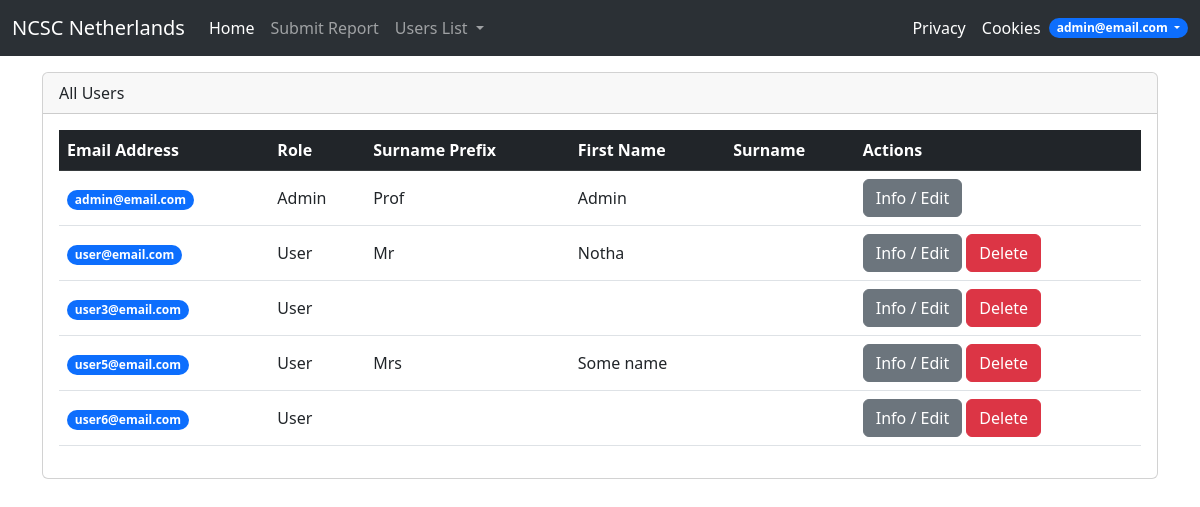
The app's page /listusers/1 (signed in), older data.
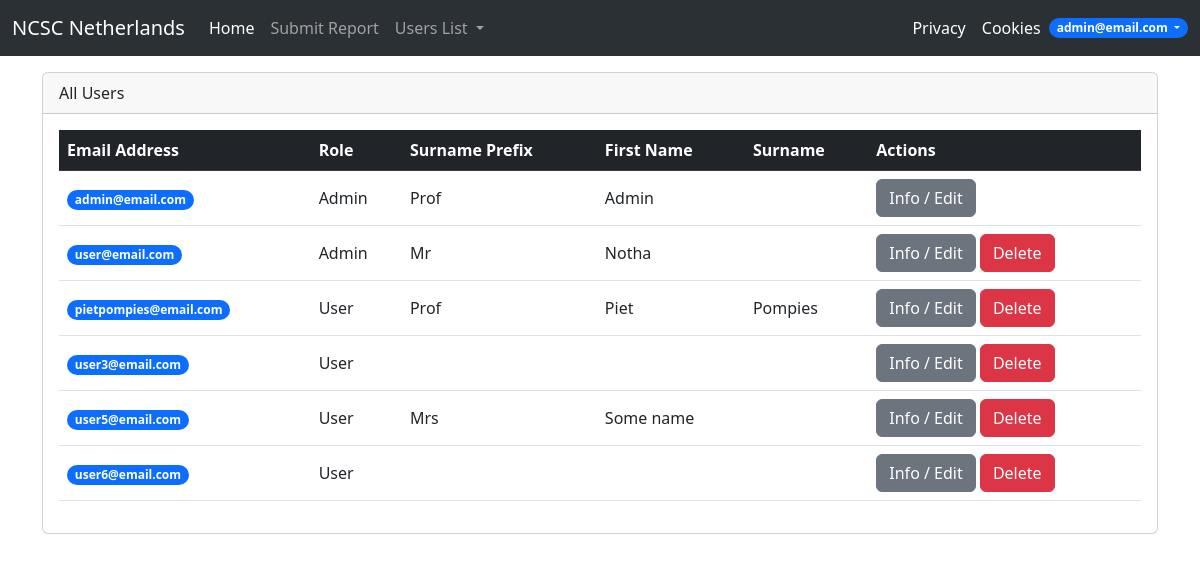
The same page, newer data.
### App.py (models this page shows)
class User(db.Model, UserMixin):
    id = db.Column(db.Integer, primary_key=True)
    first_name = db.Column(db.String)
    surname_prefix = db.Column(db.String)
    surname = db.Column(db.String)
    email = db.Column(db.String, unique=True)
    password = db.Column(db.String)
    phone_number = db.Column(db.String)
    role = db.Column(db.String, default="User")
    is_deleted = db.Column(db.Boolean, default=False)
    enc_key = db.Column(db.String)
    userreports = db.relationship('Report', backref="user", lazy=True)
    usermessages = db.relationship('Message', backref="from_user", lazy=True)

### App.py (the view)
@app.route("/listusers/<int:active>")
@login_required
def allusers(active):
    if current_user.role != "Admin":
        abort(403)
    if active == 1:
        users = db.session.query(User) \
            .where(User.is_deleted==False) \
            .order_by(User.id.asc()).all()
    elif active == 0:
        users = db.session.query(User) \
            .where(User.is_deleted==True) \
            .order_by(User.id.asc()).all()
    else:
        pass
    return render_template("listusers.html", users=users, active=active)

### App.py (called while the page is built)
@login_manager.user_loader
def load_user(user_id):
    return User.query.get(int(user_id))

### templates/listusers.html (shortened to what this page needs)
{% extends 'base.html' %}
{% block body %}
    <div class="container">
        <div class="card">
            <div class="card-header">
                {% if active == 1 %}
                    All Users
                {% elif active == 0 %}
                    Deleted Users
                {% endif %}
            </div>
            <div class="card-body" style="max-height: 30rem;overflow-y: auto;">
                <table class="table">
                    <thead class="table-dark">
                    <tr>
                        <th>Email Address</th>
                        <th>Role</th>
                        {% if active == 1 %}
                            <th>Surname Prefix</th>
                            <th>First Name</th>
                            <th>Surname</th>
                            <th>Actions</th>
                        {% elif active == 0 %}
                            <th>Status</th>
                            <th>Actions</th>
                        {% endif %}
                    </tr>
                    </thead>
                    <tbody>
                    {% for user in users %}
                        <tr>
                            <td class="align-middle">
                                <a href="{{ url_for('getaccount', email=user.email) }}"
                                   class="badge rounded-pill bg-primary text-decoration-none">{{ user.email }}</a>
                            </td>
                            <td class="align-middle">{{ user.role }}</td>
                            {% if active == 1 %}
                                <td class="align-middle">{{ user.surname_prefix }}</td>
                                <td class="align-middle">{{ user.first_name }}</td>
                                <td class="align-middle">{{ user.surname }}</td>
                                <td class="align-middle">
                                    <a href="{{ url_for('getaccount', email=user.email) }}" class="btn btn-secondary">Info
                                        /
                                        Edit</a>
                                    {% if user.id != 1 %}
                                        <button type="button" class="btn btn-danger delete-account-btn"
                                                data-toggle="modal"
                                                data-target="#confirm-delete-modal-{{ user.id }}">Delete
                                        </button>
                                    {% endif %}
                                </td>
                            {% elif active == 0 %}
                                <td class="align-middle"><span class="badge bg-danger">Deleted Account</span></td>
                                <td class="align-middle">
                                    <a href="{{ url_for('getaccount', email=user.email) }}" class="btn btn-secondary">Info</a>
                                </td>
                            {% endif %}
                        </tr>
                    {% endfor %}
                </table>
            </div>
        </div>
    </div>
{% endblock %}

### templates/base.html (shortened to what this page needs)
<!DOCTYPE html>
<html lang="en">
<head>
    {% block head %}
        <link href="https://cdn.jsdelivr.net/npm/bootstrap@5.3.0-alpha2/dist/css/bootstrap.min.css" rel="stylesheet"
>
    {% endblock %}
</head>
<body>
<nav class="navbar navbar-expand-lg bg-body-tertiary" data-bs-theme="dark">
    <div class="container-fluid">
        <a class="navbar-brand" href="{{ url_for('index') }}">NCSC Netherlands</a>
        <div class="collapse navbar-collapse" id="navbarSupportedContent">
            <ul class="navbar-nav me-auto mb-2 mb-lg-0">
                {% if not current_user.is_authenticated %}
                    <li class="nav-item">
                        <a class="nav-link active" aria-current="page" href="{{ url_for('index') }}">Home</a>
                    </li>
                    <li class="nav-item">
                        <a class="nav-link" href="{{ url_for('login') }}">Login</a>
                    </li>
                    <li class="nav-item">
                        <a class="nav-link" href="{{ url_for('register') }}">Register</a>
                    </li>
                {% else %}
                    <li class="nav-item">
                        <a class="nav-link active" aria-current="page" href="{{ url_for('index') }}">Home</a>
                    </li>
                    <li class="nav-item">
                        <a class="nav-link" href="{{ url_for('submitreport') }}">Submit Report</a>
                    </li>
                    {% if current_user.is_authenticated and current_user.role=="Admin" %}
                        <li class="nav-item dropdown">
                            <a class="nav-link dropdown-toggle" href="#" id="navbarDropdown" role="button"
                               data-bs-toggle="dropdown" aria-expanded="true">
                                Users List
                            </a>
                        </li>
                    {% endif %}
                {% endif %}
            </ul>
            <ul class="navbar-nav ms-auto">
                <li class="nav-item">
                    <a class="nav-link active" aria-current="page" href="{{ url_for('privacy') }}">Privacy</a>
                </li>
                <li class="nav-item">
                    <a class="nav-link active" aria-current="page" href="{{ url_for('cookies') }}">Cookies</a>
                </li>
                {% if current_user.is_authenticated %}
                    <li class="nav-item dropdown d-flex align-items-center">
                        <a class="nav-link dropdown-toggle badge rounded-pill bg-primary" href="#" id="navbarDropdown"
                           role="button"
                           data-bs-toggle="dropdown" aria-expanded="true">
                            {{ current_user.email }}
                        </a>
                    </li>
                {% endif %}
            </ul>
        </div>
    </div>
</nav>
{% block body %} {% endblock %}
</body>
</html>

### templates/base.html (style rules this page uses)
html, body { scroll-behavior: smooth; }

Row changes from the older to the newer data that the page shows:
changed User "Mr": role "User" → "Admin"
now on this page (row edited): User: email "pietpompies@email.com", role "User", surname_prefix "Prof", first_name "Piet", surname "Pompies"
